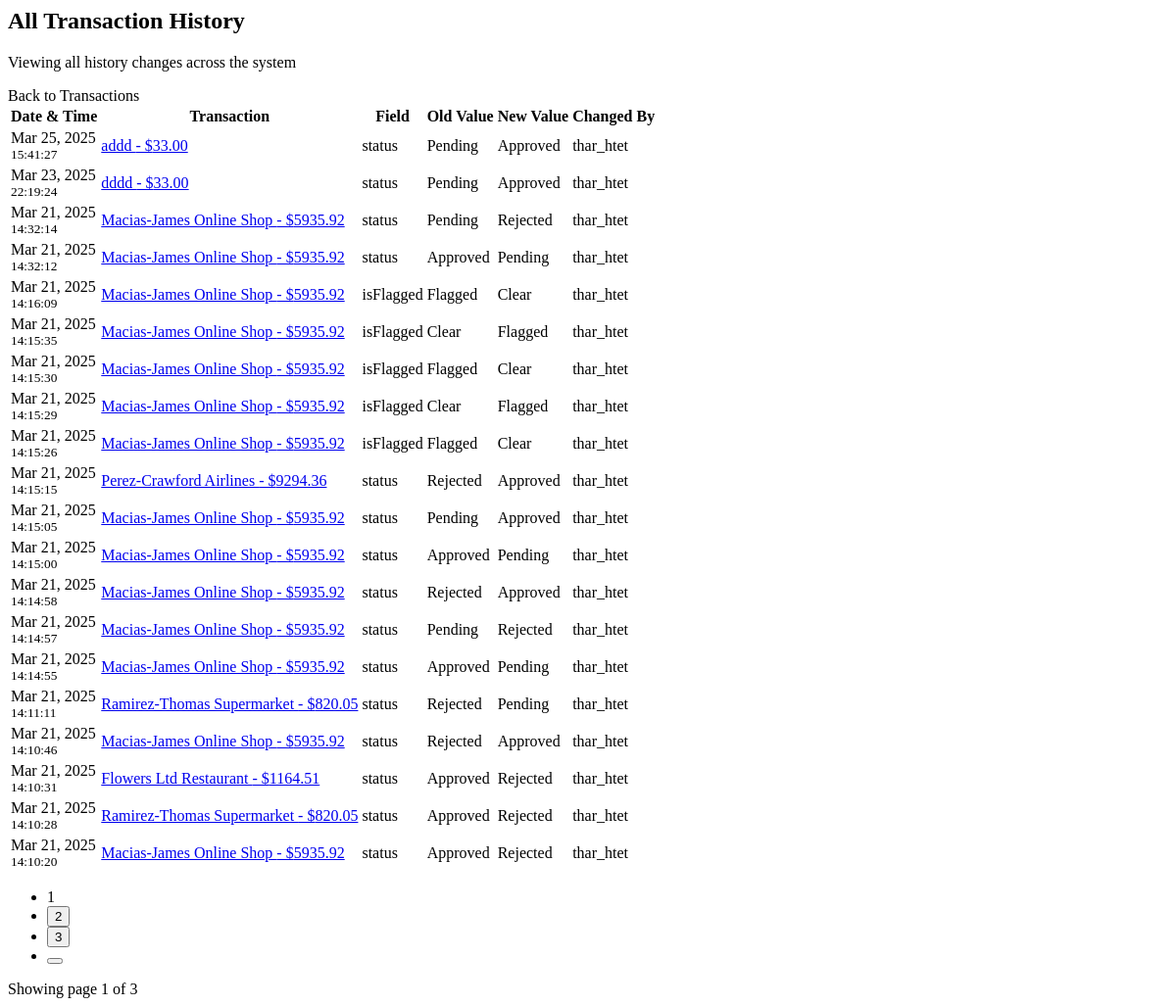
The page /all-history/ (signed in) on the database as committed earlier.
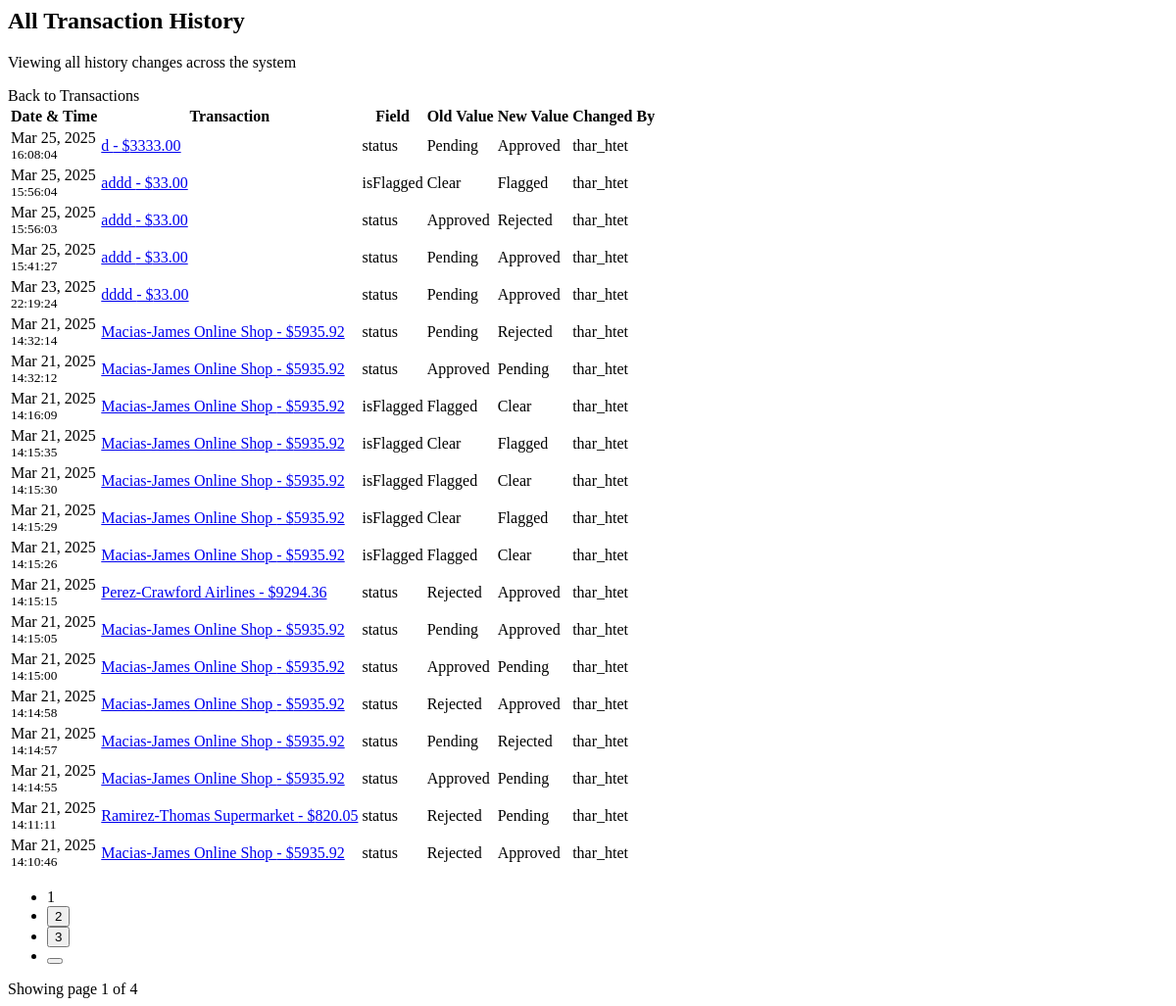
The same page on the database as committed later.
### auditApp/models.py (models this page shows, shortened)
class TransactionHistory(models.Model):
    transaction = models.ForeignKey('Transaction', on_delete=models.CASCADE, related_name='history')
    changed_by = models.ForeignKey(User, on_delete=models.SET_NULL, null=True)
    changed_at = models.DateTimeField(auto_now_add=True)
    field_name = models.CharField(max_length=100)
    old_value = models.CharField(max_length=255, null=True)
    new_value = models.CharField(max_length=255, null=True)
    class Meta:
        ordering = ['-changed_at']

class Transaction(models.Model):
    STATUS_CHOICES = [
        ('Approved', 'Approved'),
        ('Pending', 'Pending'),
        ('Rejected', 'Rejected'),
    ]
    id = models.CharField(primary_key=True, max_length=6, default=get_unique_hex_id, editable=False)
    amount = models.DecimalField(max_digits=10, decimal_places=2, validators=[MinValueValidator(0)],null=False, blank=False)
    status = models.CharField(max_length=255, choices=STATUS_CHOICES, null=False, blank=False,default='Pending')
    timestamp = models.DateTimeField(auto_now_add=True)
    merchant = models.CharField(max_length=255, null=False, blank=False)
    isFlagged = models.BooleanField(default=False,null=True, blank=True)
    approved_by = models.ForeignKey(User, on_delete=models.SET_NULL, null=True, blank=True)

### auditApp/views.py (the view)
# urls.py: path('all-history/', views.all_transaction_history, name='all_history'),
@login_required
def all_transaction_history(request):
    try:
        history = TransactionHistory.objects.all().select_related(
            'transaction', 'changed_by'
        ).order_by('-changed_at')
        paginator = Paginator(history, 20)  # Show 20 entries per page
        page = request.GET.get('page', 1)
        history_entries = paginator.get_page(page)
        if request.headers.get('HX-Request'):
            return render(request, 'partials/all_history.html', {
                'history': history_entries
            })
        return render(request, 'partials/all_history.html', {
            'history': history_entries
        })
    except Exception as e:
        messages.error(request, str(e))
        return redirect('home')

### auditApp/templates/partials/all_history.html (shortened to what the changed rows need)
{% load tz %}
{% if history %}
<div class="row mb-4">
    <div class="col">
        <h2 class="page-header">
            All Transaction History
        </h2>
    </div>
</div>
<div class="table-responsive">
    <table class="table table-hover">
        <thead>
            <tr>
                <th>Date & Time</th>
                <th>Transaction</th>
                <th>Field</th>
                <th>Old Value</th>
                <th>New Value</th>
                <th>Changed By</th>
            </tr>
        </thead>
        <tbody>
            {% for entry in history %}
            <tr>
                <td>
                    <span class="text-muted">
                        {{ entry.changed_at|localtime|date:"M d, Y" }}
                    </span>
                    <br>
                    <small class="text-muted">
                        {{ entry.changed_at|localtime|time:"H:i:s" }}
                    </small>
                </td>
                <td>
                    <a href="#" class="text-primary"
                       hx-get="{% url 'transaction_detail' entry.transaction.id %}"
                       hx-target="#modal-content"
                       data-bs-toggle="modal"
                       data-bs-target="#transactionModal">
                        {{ entry.transaction.merchant }} - ${{ entry.transaction.amount }}
                    </a>
                </td>
                <td>
                    <span class="fw-medium">{{ entry.field_name }}</span>
                </td>
                <td>
                    {% if entry.field_name == 'status' %}
                        <span class="badge {% if entry.old_value == 'Approved' %}bg-success{% elif entry.old_value == 'Pending' %}bg-warning{% else %}bg-danger{% endif %}">
                            {{ entry.old_value }}
                        </span>
                    {% elif entry.field_name == 'isFlagged' %}
                        <span class="badge {% if entry.old_value == 'True' %}bg-danger{% else %}bg-success{% endif %}">
                            {% if entry.old_value == 'True' %}Flagged{% else %}Clear{% endif %}
                        </span>
                    {% else %}
                        {{ entry.old_value }}
                    {% endif %}
                </td>
                <td>
                    {% if entry.field_name == 'status' %}
                        <span class="badge {% if entry.new_value == 'Approved' %}bg-success{% elif entry.new_value == 'Pending' %}bg-warning{% else %}bg-danger{% endif %}">
                            {{ entry.new_value }}
                        </span>
                    {% elif entry.field_name == 'isFlagged' %}
                        <span class="badge {% if entry.new_value == 'True' %}bg-danger{% else %}bg-success{% endif %}">
                            {% if entry.new_value == 'True' %}Flagged{% else %}Clear{% endif %}
                        </span>
                    {% else %}
                        {{ entry.new_value }}
                    {% endif %}
                </td>
                <td>
                    <span class="text-muted">
                        {{ entry.changed_by.username }}
                    </span>
                </td>
            </tr>
            {% endfor %}
        </tbody>
    </table>
    {% if history.paginator.num_pages > 1 %}
    <div class="pagination-wrapper mt-4">
        <nav aria-label="History pagination">
            <ul class="pagination justify-content-center">
                {% for num in history.paginator.page_range %}
                    {% if num == history.number %}
                    <li class="page-item active">
                        <span class="page-link">{{ num }}</span>
                    </li>
                    {% elif num > history.number|add:'-3' and num < history.number|add:'3' %}
                    <li class="page-item">
                        <button class="page-link"
                                hx-get="{% url 'all_history' %}?page={{ num }}"
                                hx-target="#transaction-container"
                                hx-swap="innerHTML">
                            {{ num }}
                        </button>
                    </li>
                    {% endif %}
                {% endfor %}
                {% if history.has_next %}
                <li class="page-item">
                    <button class="page-link"
                            hx-get="{% url 'all_history' %}?page={{ history.next_page_number }}"
                            hx-target="#transaction-container"
                            hx-swap="innerHTML">
                    </button>
                </li>
                {% endif %}
            </ul>
        </nav>
        <div class="text-center text-muted mt-2">
            Showing page {{ history.number }} of {{ history.paginator.num_pages }}
        </div>
    </div>
    {% endif %}
</div>
{% else %}
<div class="alert alert-info" role="alert">
    <i class="fas fa-info-circle me-2"></i>No history records found.
</div>
{% endif %}

Rows that differ between the two databases and show on the page:
no longer on this page (row unchanged): TransactionHistory: changed_at "Mar 21, 2025", changed_at "14:10:31", transaction.merchant "Flowers Ltd Restaurant", transaction.amount "1164.51", field_name "status", old_value "Approved", new_value "Rejected", changed_by.username "thar_htet"
no longer on this page (row unchanged): TransactionHistory: changed_at "Mar 21, 2025", changed_at "14:10:28", transaction.merchant "Ramirez-Thomas Supermarket", transaction.amount "820.05", field_name "status", old_value "Approved", new_value "Rejected", changed_by.username "thar_htet"
no longer on this page (row unchanged): TransactionHistory: changed_at "Mar 21, 2025", changed_at "14:10:20", transaction.merchant "Macias-James Online Shop", transaction.amount "5935.92", field_name "status", old_value "Approved", new_value "Rejected", changed_by.username "thar_htet"
added TransactionHistory: changed_at "Mar 25, 2025", changed_at "16:08:04", transaction.merchant "d", transaction.amount "3333.00", field_name "status", old_value "Pending", new_value "Approved", changed_by.username "thar_htet"
added TransactionHistory: changed_at "Mar 25, 2025", changed_at "15:56:04", transaction.merchant "addd", transaction.amount "33.00", field_name "isFlagged", old_value "Clear", new_value "Flagged", changed_by.username "thar_htet"
added TransactionHistory: changed_at "Mar 25, 2025", changed_at "15:56:03", transaction.merchant "addd", transaction.amount "33.00", field_name "status", old_value "Approved", new_value "Rejected", changed_by.username "thar_htet"
Other text that changed with them:
{{ history.paginator.num_pages }}: "3" → "4"
